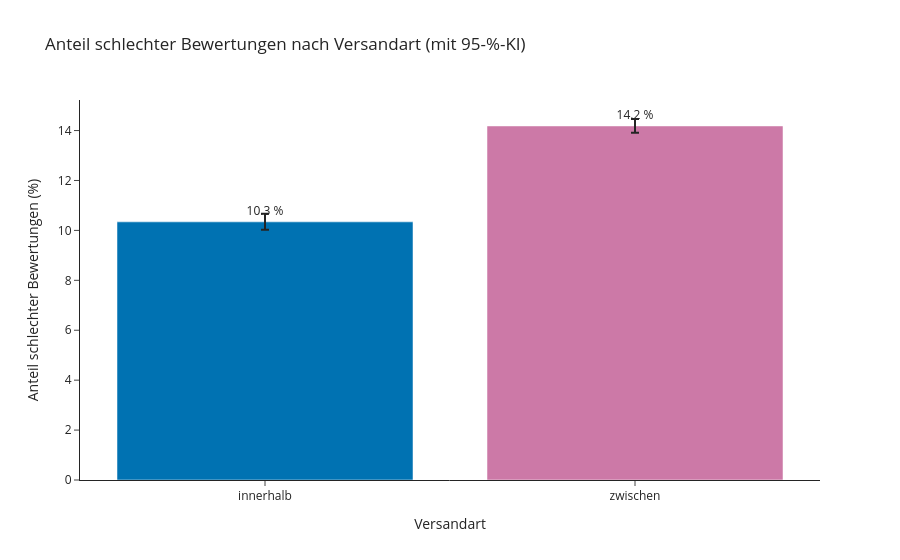

Here is the notebook cell this chart was saved with:
### Code cell
# Daten für die Grafik vorbereiten
plot_a = Bewertungen_nach_Versandart.reset_index()
plot_a["Versandart"] = plot_a["interstate"].map({False: "innerhalb", True: "zwischen"})
plot_a["Anteil (%)"] = plot_a["share_bad"] * 100
plot_a["Fehler oben"] = (plot_a["ci_high"] - plot_a["share_bad"]) * 100
plot_a["Fehler unten"] = (plot_a["share_bad"] - plot_a["ci_low"]) * 100

# Balkendiagramm mit Konfidenzintervallen
fig = px.bar(
    plot_a,
    x="Versandart",
    y="Anteil (%)",
    error_y="Fehler oben",
    error_y_minus="Fehler unten",
    text=plot_a["Anteil (%)"].round(1).astype(str) + " %",
    hover_data={"n_orders": True, "n_bad": True},
    color="Versandart",
    title="Anteil schlechter Bewertungen nach Versandart (mit 95-%-KI)",
    template='simple_white'
)

fig.update_traces(textposition="outside")
fig.update_layout(showlegend=False, yaxis_title="Anteil schlechter Bewertungen (%)")
fig.show()

### Figure 1 — Plotly figure (JSON) as saved in the notebook; plotly's stock layout.template omitted (floating-point values rounded to 4 significant figures)
{"data": [{"customdata": [[34365, 3554]], "error_y": {"array": [0.3264], "arrayminus": [0.3175]}, "hovertemplate": "Versandart=%{x}<br>Anteil (%)=%{y}<br>text=%{text}<br>n_orders=%{customdata[0]}<br>n_bad=%{customdata[1]}<extra></extra>", "legendgroup": "innerhalb", "marker": {"color": "#0072B2", "pattern": {"shape": ""}}, "name": "innerhalb", "orientation": "v", "showlegend": true, "text": ["10.3 %"], "textposition": "outside", "type": "bar", "x": ["innerhalb"], "xaxis": "x", "y": [10.34], "yaxis": "y"}, {"customdata": [[61459, 8718]], "error_y": {"array": [0.2781], "arrayminus": [0.2736]}, "hovertemplate": "Versandart=%{x}<br>Anteil (%)=%{y}<br>text=%{text}<br>n_orders=%{customdata[0]}<br>n_bad=%{customdata[1]}<extra></extra>", "legendgroup": "zwischen", "marker": {"color": "#CC79A7", "pattern": {"shape": ""}}, "name": "zwischen", "orientation": "v", "showlegend": true, "text": ["14.2 %"], "textposition": "outside", "type": "bar", "x": ["zwischen"], "xaxis": "x", "y": [14.19], "yaxis": "y"}], "layout": {"barmode": "relative", "legend": {"title": {"text": "Versandart"}, "tracegroupgap": 0}, "showlegend": false, "title": {"text": "Anteil schlechter Bewertungen nach Versandart (mit 95-%-KI)"}, "xaxis": {"anchor": "y", "categoryarray": ["innerhalb", "zwischen"], "categoryorder": "array", "domain": [0, 1], "title": {"text": "Versandart"}}, "yaxis": {"anchor": "x", "domain": [0, 1], "title": {"text": "Anteil schlechter Bewertungen (%)"}}}}
